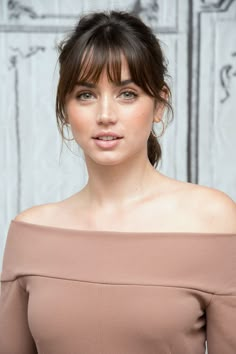
#> input picture dataset/Ana/armas_1.jpg, 236 x 354 px; its folder holds only this picture in this run
$ python demo.py
#> lines starting #> are read from the running program, lines starting #| are printed output that depends on the picture; after the words box and inside, x2 and y2 are one past the last pixel; in counts of white or black regions, pixels touching at a corner belong together
import cv2
import numpy as np
import os
import time

# Constants
DATASET_PATH = "dataset/"  # Folder where images are stored
IMAGE_SIZE = (100, 100)    # Resize all images to 100x100
MODEL_PATH = "face_model.yml"  # Trained model file
WINDOW_SIZE = (800, 600)  # Window size for displaying the image
CONFIDENCE_THRESHOLD = 0.61  # Minimum confidence to recognize a face

# Load dataset and preprocess
def load_images(path):
#> called with path = 'dataset/'
    images = []
    labels = []
    label_dict = {}  # Map names to numeric labels
    label_count = 0

    for person in os.listdir(path):
        person_path = os.path.join(path, person)
        if not os.path.isdir(person_path):
            continue

        if person not in label_dict:
            label_dict[person] = label_count
            label_count += 1

        for img_name in os.listdir(person_path):
            img_path = os.path.join(person_path, img_name)
            img = cv2.imread(img_path, cv2.IMREAD_GRAYSCALE)
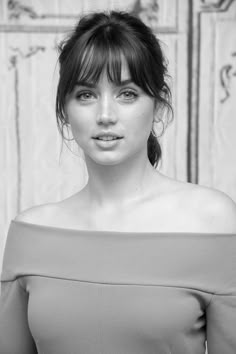
#> img: shape (354, 236); min 0, max 247, mean 171.3
            if img is None:
                print(f"Warning: Could not load image {img_path}")
                continue
            img = cv2.resize(img, IMAGE_SIZE)
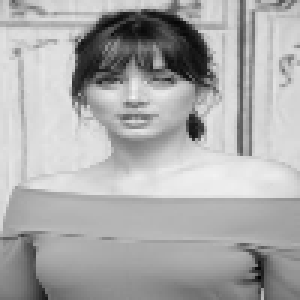
#> img: shape (100, 100) (shown 3 times larger); min 1, max 243, mean 171.2

            images.append(img)
            labels.append(label_dict[person])
#> pass 2 of the loop in load_images, `for person in os.listdir(path):`:
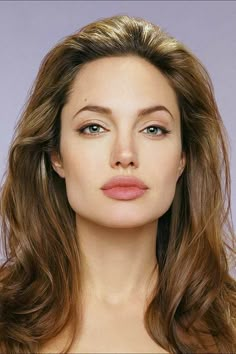
#> input picture dataset/Angelina/jolie_1.jpg, 236 x 354 px
#> in load_images, `img = cv2.imread(img_path, cv2.IMREAD_GRAYSCALE)`:
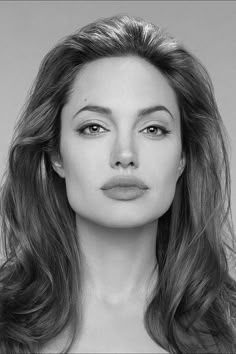
#> img: shape (354, 236); min 0, max 239, mean 120
#> in load_images, `img = cv2.resize(img, IMAGE_SIZE)`:
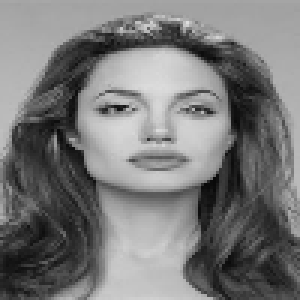
#> img: shape (100, 100) (shown 3 times larger); min 9, max 222, mean 120.1

    return images, np.array(labels), label_dict

# Train EigenFace Recognizer
def train_recognizer(images, labels):
    recognizer = cv2.face.EigenFaceRecognizer_create()
    recognizer.train(images, labels)
    recognizer.save(MODEL_PATH)  # Save trained model
    return recognizer

# Recognize face from an image
def recognize_face_from_image(image_path, recognizer, label_dict):
    start_time = time.time()  # Start timing

    reverse_label_dict = {v: k for k, v in label_dict.items()}  # Reverse mapping

    img = cv2.imread(image_path)
    if img is None:
        print("Error: Could not load the image.")
        return

    gray = cv2.cvtColor(img, cv2.COLOR_BGR2GRAY)
    face_cascade = cv2.CascadeClassifier(cv2.data.haarcascades + "haarcascade_frontalface_default.xml")
    faces = face_cascade.detectMultiScale(gray, 1.3, 5)

    for (x, y, w, h) in faces:
        face = gray[y:y+h, x:x+w]
        face = cv2.resize(face, IMAGE_SIZE)

        label, confidence = recognizer.predict(face)

        # Normalize confidence score
        max_confidence = 10000  # Assumed max confidence, change if needed
        normalized_confidence = 1 - (confidence / max_confidence)
        normalized_confidence = max(0.0, min(1.0, normalized_confidence))  # Clamp between 0 and 1

        if normalized_confidence < CONFIDENCE_THRESHOLD:
            name = "Unknown"
        else:
            name = reverse_label_dict.get(label, "Unknown")

        # Draw rectangle and label
        color = (0, 255, 0) if name != "Unknown" else (0, 0, 255)
        cv2.rectangle(img, (x, y), (x + w, y + h), color, 2)
        cv2.putText(img, f"{name} ({normalized_confidence:.2f})", (x, y - 10), cv2.FONT_HERSHEY_SIMPLEX, 0.8, color, 2)

    end_time = time.time()  # End timing
    elapsed_time = end_time - start_time  # Compute execution time
    print(f"Recognition completed in {elapsed_time:.4f} seconds.")

    resized_img = cv2.resize(img, WINDOW_SIZE)
    cv2.imshow("Recognized Face", resized_img)
    cv2.waitKey(0)
    cv2.destroyAllWindows()

# Main Execution
if __name__ == "__main__":
    total_start_time = time.time()  # Start total execution time

    print("Loading dataset...")
    dataset_start_time = time.time()
    images, labels, label_dict = load_images(DATASET_PATH)
#> images = 2 items; labels = [0, 1]; label_dict = {'Ana': 0, 'Angelina': 1}
    dataset_end_time = time.time()
    print(f"Dataset loaded in {dataset_end_time - dataset_start_time:.4f} seconds.")

    print("Training model...")
    training_start_time = time.time()
    recognizer = train_recognizer(images, labels)
    training_end_time = time.time()
    print(f"Model trained in {training_end_time - training_start_time:.4f} seconds.")

    test_image_path = input("input the path of the img: ")
#> the answer given: dataset/Ana/armas_1.jpg
    recognize_face_from_image(test_image_path, recognizer, label_dict)
#> in recognize_face_from_image, `reverse_label_dict = {v: k for k, v in label_dict.items()}`: reverse_label_dict = {0: 'Ana', 1: 'Angelina'}
#> in recognize_face_from_image, img is the input picture: shape (354, 236, 3); mean B, G, R 158.4, 166.8, 184.9
#> in recognize_face_from_image, `faces = face_cascade.detectMultiScale(gray, 1.3, 5)`: faces = [[50, 50, 116, 116]]
#> the loop in recognize_face_from_image, `for (x, y, w, h) in faces:` made 1 pass
#> (x, y, w, h, label, confidence, max_confidence, normalized_confidence) on pass 1: (50, 50, 116, 116, 0, 4255.5, 10000, 0.574)
#> pass 1, in recognize_face_from_image, `face = gray[y:y+h, x:x+w]`:
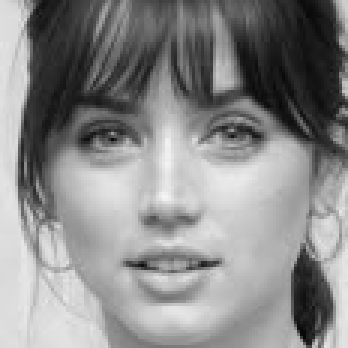
#> face: shape (116, 116) (shown 3 times larger); min 7, max 245, mean 138
#> pass 1, in recognize_face_from_image, `face = cv2.resize(face, IMAGE_SIZE)`:
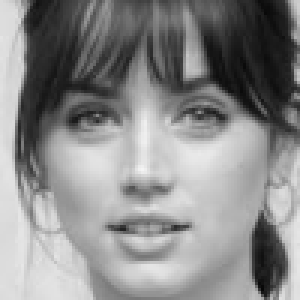
#> face: shape (100, 100) (shown 3 times larger); min 7, max 244, mean 137.9
#> after the loop in recognize_face_from_image, `for (x, y, w, h) in faces:`:
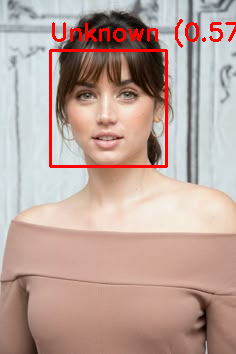
#> img: shape (354, 236, 3); 3.1% of pixels changed, all inside (x1, y1, x2, y2) = (49, 19, 236, 168)
#> in recognize_face_from_image, `resized_img = cv2.resize(img, WINDOW_SIZE)`:
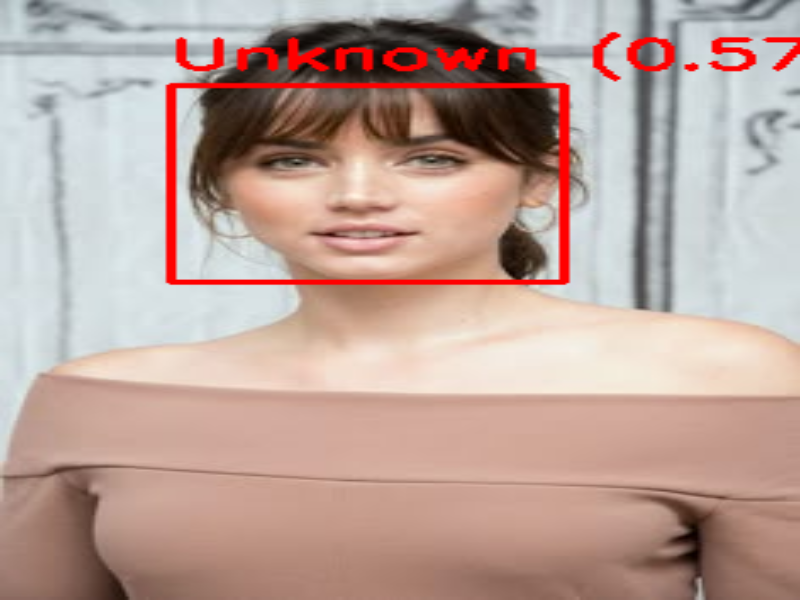
#> resized_img: shape (600, 800, 3); mean B, G, R 153.9, 162.3, 188.2

    total_end_time = time.time()
    print(f"Total execution time: {total_end_time - total_start_time:.4f} seconds.")
